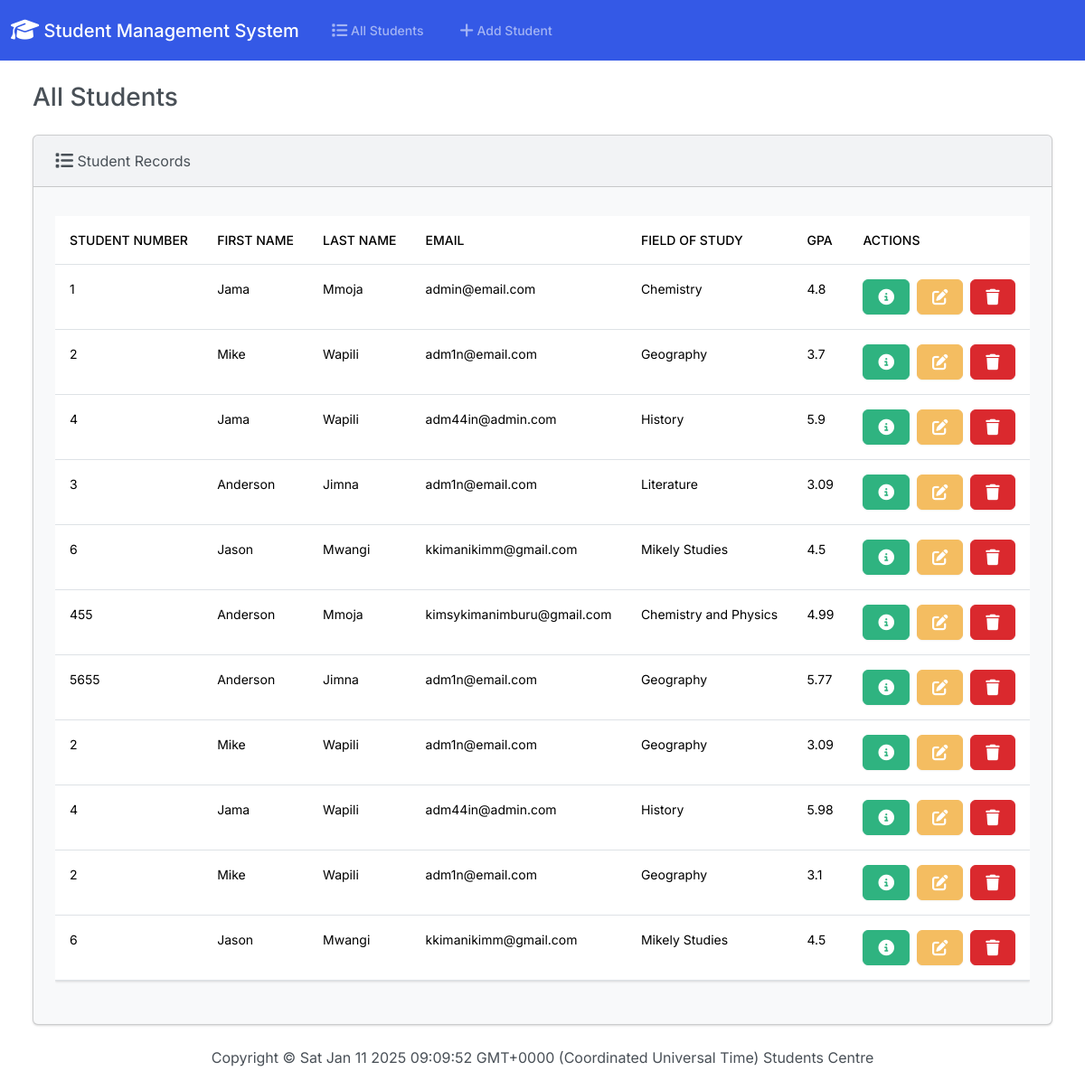
Before: / with the older database file.
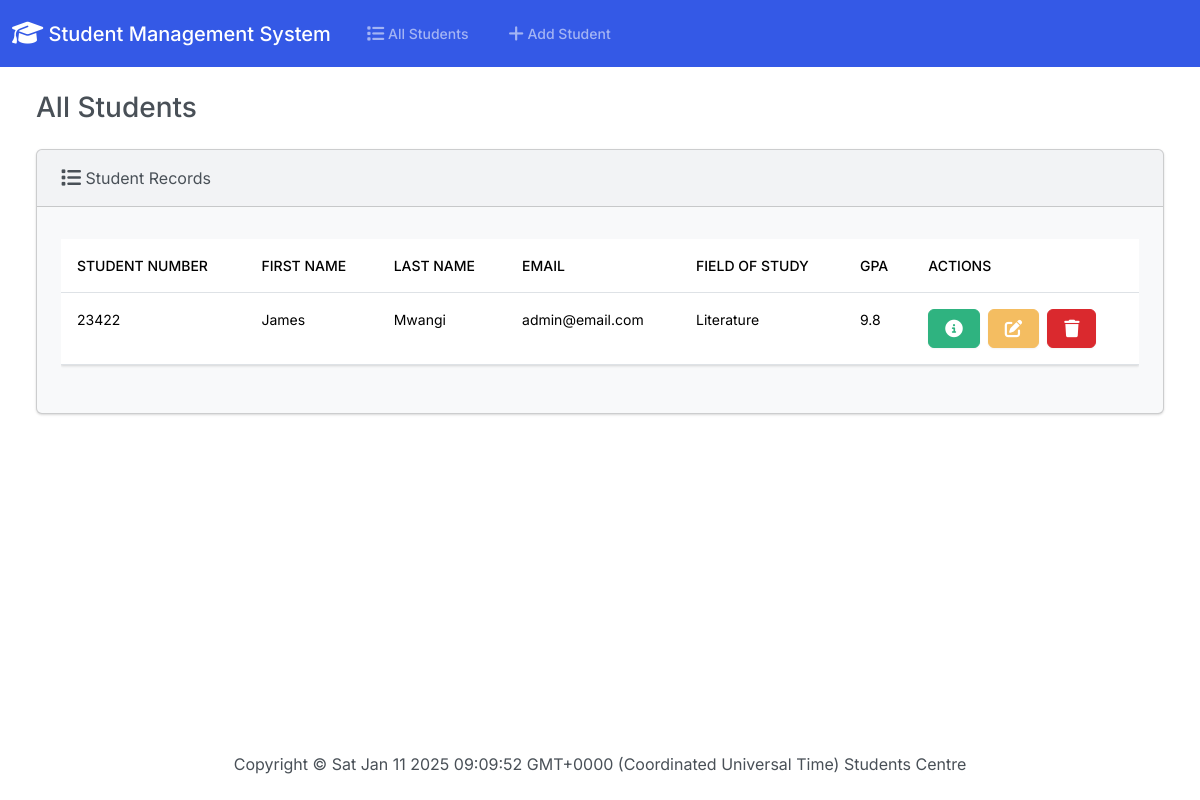
After: the same page with the newer database file.
### students/models.py (models this page shows, shortened)
class Student(models.Model):
    student_number = models.PositiveIntegerField()
    first_name = models.CharField(max_length=50)
    last_name = models.CharField(max_length=50)
    email = models.EmailField(max_length=150)
    field_of_study = models.CharField(max_length=50)
    gpa = models.FloatField()

### students/views.py (the view)
# urls.py: path("", views.index, name='index'),
def index(request):
    return render(request, 'students/index.html', {
        'students': Student.objects.all
    })

### students/templates/students/index.html (shortened to what this page needs)
{% extends "students/base.html" %}
{% block body %}
<h3 class="m-4">All Students</h3>
    <div class="row">
        <div class="col-12">
            {% if students %}
            <div class="card bg-light ms-4 me-4 mb-4">
                <div class="card-header">
                    <i class="fa-solid fa-list fa-lg"></i> Student Records
                </div>
                <div class="card-body">
                    <p class="card-text">
                        <div class="table-responsive">
                            <table class="table table-hover">
                                <thead>
                                    <tr>
                                        <th scope="col">Student Number</th>
                                        <th scope="col">First Name</th>
                                        <th scope="col">Last Name</th>
                                        <th scope="col">Email</th>
                                        <th scope="col">Field of Study</th>
                                        <th scope="col">GPA</th>
                                        <th scope="col">Actions</th>
                                    </tr>
                                </thead>
                                <tbody>
                                    {% for student in students %}
                                        <tr>
                                            <td>{{ student.student_number }}</td>
                                            <td>{{ student.first_name }}</td>
                                            <td>{{ student.last_name }}</td>
                                            <td>{{ student.email }}</td>
                                            <td>{{ student.field_of_study }}</td>
                                            <td>{{ student.gpa }}</td>
                                            <td>
                                                <button
                                                    type="button"
                                                    class="btn btn-success me-1"
                                                    href="{% url 'view_student' student.id %}"
                                                    data-bs-toggle="modal"
                                                    data-bs-target="#myModal{{student.id}}">
                                                </button>
                                            <a class="btn btn-warning me-1" href="{% url 'edit' student.id %}">
                                            </a>
                                            <button type="button" class="btn btn-danger" data-bs-toggle="modal" data-bs-target="#delete{{student.delete}}">
                                            </button>
                                            </td>
                                        </tr>
                                        {% endfor %}
                                </tbody>
                            </table>
                        </div>
                    </p>
                </div>
            </div>
        {% else %}
            <h5 class="alert alert-primary ms-4 me-4">No Student Records</h5>
        {% endif %}
    </div>
</div>
{% endblock %}

### students/templates/students/base.html (shortened to what this page needs)
{% load static %}
<!DOCTYPE html>
<html lang="en">
    <head>
        <link rel="stylesheet" href="https://cdnjs.cloudflare.com/ajax/libs/font-awesome/6.1.1/css/all.min.css">
        <link href="{% static 'css/bootstrap.min.css' %}" rel="stylesheet">
    </head>
<body class="d-flex flex-column min-vh-100">
    <nav class="navbar navbar-expand-lg navbar-dark bg-primary">
        <div class="container-fluid">
            <a class="navbar-brand" href="{% url 'index' %}">
                <i class="fa-solid fa-graduation-cap fa-lg"></i> Student Management System
            </a>
        <div class="collapse navbar-collapse" id="navbarColor01">
            <ul class="navbar-nav me-auto">
                <li class="nav-item">
                    <a class="nav-link" href="{% url 'index' %}">
                     All Students
                    </a>
                </li>
                <li class="nav-item">
                    <a class="nav-link" href="{% url 'add' %}">
                     Add Student
                    </a>
                </li>
            </ul>
        </div>
        </div>
    </nav>
    <div class="container-fluid">
        {% block body %}
        {% endblock %}
    </div>
    <footer class="mt-auto mb-4">
        <div class="text-center">
            <span>
                Copyright &copy; <script>document.write(new Date())</script> Students Centre
            </span>
        </div>
    </footer>
</body>
</html>

Changed rows visible on the page:
removed Student: student_number "1", first_name "Jama", last_name "Mmoja", email "admin@email.com", field_of_study "Chemistry", gpa "4.8"
removed Student: student_number "2", first_name "Mike", last_name "Wapili", email "adm1n@email.com", field_of_study "Geography", gpa "3.7"
removed Student: student_number "4", first_name "Jama", last_name "Wapili", email "adm44in@admin.com", field_of_study "History", gpa "5.9"
removed Student: student_number "3", first_name "Anderson", last_name "Jimna", email "adm1n@email.com", field_of_study "Literature", gpa "3.09"
removed Student: student_number "6", first_name "Jason", last_name "Mwangi", email "kkimanikimm@gmail.com", field_of_study "Mikely Studies", gpa "4.5"
removed Student: student_number "455", first_name "Anderson", last_name "Mmoja", email "kimsykimanimburu@gmail.com", field_of_study "Chemistry and Physics", gpa "4.99"
removed Student: student_number "5655", first_name "Anderson", last_name "Jimna", email "adm1n@email.com", field_of_study "Geography", gpa "5.77"
removed Student: student_number "2", first_name "Mike", last_name "Wapili", email "adm1n@email.com", field_of_study "Geography", gpa "3.09"
removed Student: student_number "4", first_name "Jama", last_name "Wapili", email "adm44in@admin.com", field_of_study "History", gpa "5.98"
removed Student: student_number "2", first_name "Mike", last_name "Wapili", email "adm1n@email.com", field_of_study "Geography", gpa "3.1"
removed Student: student_number "6", first_name "Jason", last_name "Mwangi", email "kkimanikimm@gmail.com", field_of_study "Mikely Studies", gpa "4.5"
added Student: student_number "23422", first_name "James", last_name "Mwangi", email "admin@email.com", field_of_study "Literature", gpa "9.8"
